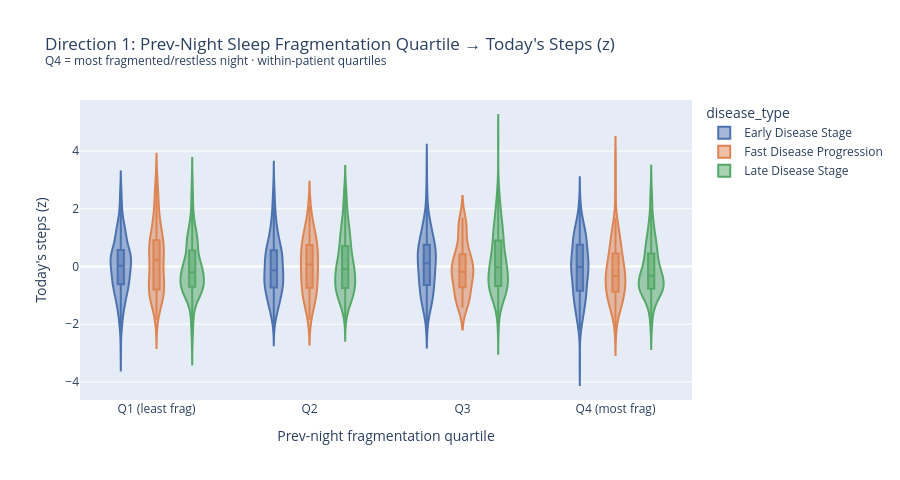

Notebook code for this chart:
### Code cell
# ── Violin: sleep fragmentation quartile → today's steps_z ───────────────────
# Q1=least fragmented (best), Q4=most fragmented (worst)
daily['frag_q'] = daily.groupby('id')['sleep_fragmentation_min'].transform(
    lambda x: _qcut_safe(x, ['Q1 (least frag)', 'Q2', 'Q3', 'Q4 (most frag)'])
)

_plot_df = daily.dropna(subset=['frag_q', 'daily_steps_z', 'disease_type'])
_plot_df['frag_q'] = _plot_df['frag_q'].astype(str)
FRAG_ORDER = ['Q1 (least frag)', 'Q2', 'Q3', 'Q4 (most frag)']

fig = px.violin(
    _plot_df,
    x='frag_q', y='daily_steps_z',
    color='disease_type',
    category_orders={'frag_q': FRAG_ORDER, 'disease_type': DISEASE_ORDER},
    color_discrete_map=DISEASE_COLORS,
    box=True, points=False,
    title='Direction 1: Prev-Night Sleep Fragmentation Quartile → Today\'s Steps (z)<br>'
          '<sup>Q4 = most fragmented/restless night · within-patient quartiles</sup>',
    labels={'frag_q': 'Prev-night fragmentation quartile', 'daily_steps_z': 'Today\'s steps (z)'},
    height=480, width=900,
)
fig.update_layout(violinmode='group')
fig.show()

### Figure 1 — Plotly figure (JSON) as saved in the notebook; plotly's stock layout.template omitted (floating-point values rounded to 4 significant figures; data arrays with more than 128 entries replaced by an {"elided": "..."} marker saying what was removed)
{"data": [{"alignmentgroup": "True", "box": {"visible": true}, "hovertemplate": "disease_type=Early Disease Stage<br>Prev-night fragmentation quartile=%{x}<br>Today's steps (z)=%{y}<extra></extra>", "legendgroup": "Early Disease Stage", "marker": {"color": "#4C72B0"}, "name": "Early Disease Stage", "offsetgroup": "Early Disease Stage", "orientation": "v", "points": false, "scalegroup": "True", "showlegend": true, "type": "violin", "x": {"elided": "671 str values"}, "x0": " ", "xaxis": "x", "y": {"elided": "671 float values"}, "y0": " ", "yaxis": "y"}, {"alignmentgroup": "True", "box": {"visible": true}, "hovertemplate": "disease_type=Fast Disease Progression<br>Prev-night fragmentation quartile=%{x}<br>Today's steps (z)=%{y}<extra></extra>", "legendgroup": "Fast Disease Progression", "marker": {"color": "#DD8452"}, "name": "Fast Disease Progression", "offsetgroup": "Fast Disease Progression", "orientation": "v", "points": false, "scalegroup": "True", "showlegend": true, "type": "violin", "x": {"elided": "302 str values"}, "x0": " ", "xaxis": "x", "y": {"elided": "302 float values"}, "y0": " ", "yaxis": "y"}, {"alignmentgroup": "True", "box": {"visible": true}, "hovertemplate": "disease_type=Late Disease Stage<br>Prev-night fragmentation quartile=%{x}<br>Today's steps (z)=%{y}<extra></extra>", "legendgroup": "Late Disease Stage", "marker": {"color": "#55A868"}, "name": "Late Disease Stage", "offsetgroup": "Late Disease Stage", "orientation": "v", "points": false, "scalegroup": "True", "showlegend": true, "type": "violin", "x": {"elided": "887 str values"}, "x0": " ", "xaxis": "x", "y": {"elided": "887 float values"}, "y0": " ", "yaxis": "y"}], "layout": {"height": 480, "legend": {"title": {"text": "disease_type"}, "tracegroupgap": 0}, "title": {"text": "Direction 1: Prev-Night Sleep Fragmentation Quartile → Today's Steps (z)<br><sup>Q4 = most fragmented/restless night · within-patient quartiles</sup>"}, "violinmode": "group", "width": 900, "xaxis": {"anchor": "y", "categoryarray": ["Q1 (least frag)", "Q2", "Q3", "Q4 (most frag)"], "categoryorder": "array", "domain": [0, 1], "title": {"text": "Prev-night fragmentation quartile"}}, "yaxis": {"anchor": "x", "domain": [0, 1], "title": {"text": "Today's steps (z)"}}}}
